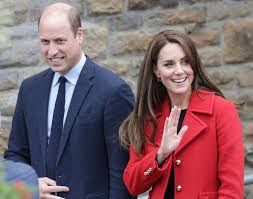
#> input picture images/people.jpg, 253 x 199 px, found by its file name
$ jupyter execute object-detaction.ipynb
#> lines starting #> are read from the running program, lines starting #| are printed output that depends on the picture; after the words box and inside, x2 and y2 are one past the last pixel; in counts of white or black regions, pixels touching at a corner belong together
[cell 1]
import cv2
import numpy as np
import matplotlib.pyplot as plt

[cell 2]
image=cv2.imread("./images/people.JPG")
#> image is the input picture: shape (199, 253, 3); mean B, G, R 105.2, 97.3, 127.2

[cell 3]
cv2.imshow("Navid",image)
cv2.waitKey(0)
cv2.destroyAllWindows()

[cell 4]
#load cascade clasifier

[cell 5]
face_cascade=cv2.CascadeClassifier("./heer-algoritm/haarcascade_frontalface_default.xml")

[cell 6]
#aply cascade calssfire to on image

[cell 7]
face,number_of_detaction=face_cascade.detectMultiScale2(image,minNeighbors=8)
#> face = [[151, 44, 50, 50]]; number_of_detaction = [42]

[cell 8]
print(face)
#| [[151  44  50  50]]

[cell 9]
print(number_of_detaction)
#| [42]

[cell 10]
for x,y,h,w in face:

    cv2.rectangle(image,(x,y),(x+h,y+w),(132,190,144),2)
#> this loop made 1 pass
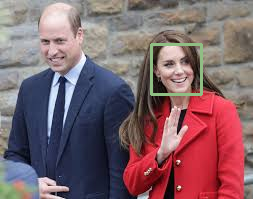
#> image: shape (199, 253, 3); 1.18% of pixels changed, all inside (x1, y1, x2, y2) = (150, 43, 203, 96)

[cell 11]
cv2.imshow("esl",image)
cv2.waitKey(0)
cv2.destroyAllWindows()

[cell 12]
plt.imshow(image[:,:,[2,1,0]])
plt.show()


$ run again, with images/Social-image-5_6145dd4a19657.jpg copied over images/people.jpg
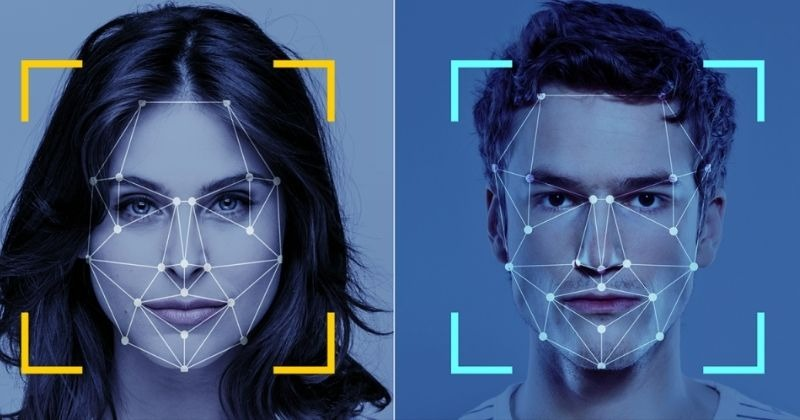
#> input picture images/Social-image-5_6145dd4a19657.jpg, 800 x 420 px, found by its file name
#> image is the input picture: shape (420, 800, 3); mean B, G, R 124.4, 85.9, 63.2
#> face = [[473, 96, 256, 256], [60, 117, 245, 245]]; number_of_detaction = [74, 126]
#| [[473  96 256 256]
#|  [ 60 117 245 245]]
#| [ 74 126]
#> the loop `for x,y,h,w in face: ` made 2 passes
#> after the loop `for x,y,h,w in face:`:
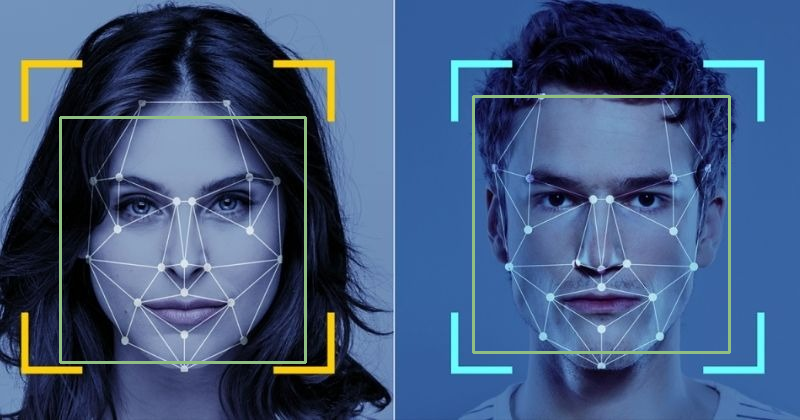
#> image: shape (420, 800, 3); 1.79% of pixels changed, all inside (x1, y1, x2, y2) = (59, 95, 731, 364)
